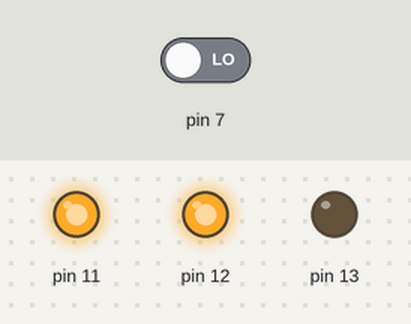
A sketch run on a simulated Arduino Uno, built with avr-gcc and run on an emulated ATmega328P. On the bench: output pins drawn as LEDs (lit = HIGH). The test bench sets the inputs (shaded band); at power-on: pin 7 LOW.

Above: at 1.2 s.
1.3 s: pin 7 driven HIGH
At 2.5 s:
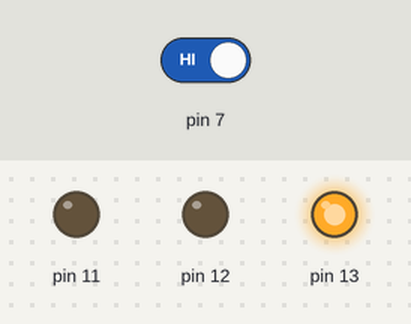
2.8 s: pin 7 driven LOW
At 3.9 s:
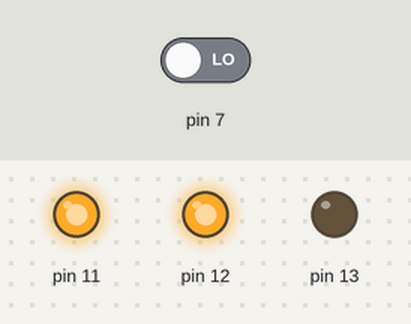
Timing chart, 0 to 5.8 s (numbered marks = the images above; inputs shaded):
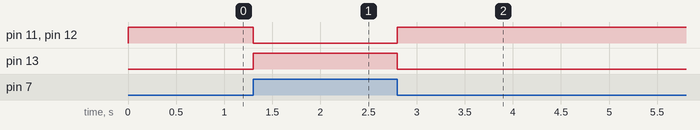

The sketch:

sketch_jul12c.ino
```cpp
void setup()
{
  pinMode(7, INPUT);
  pinMode(13, OUTPUT);
  pinMode(12, OUTPUT);
  pinMode(11, OUTPUT);

}


void loop()
{

  int val = digitalRead(7);

  digitalWrite(13, val);
  digitalWrite(12, !val);
  digitalWrite(11, !val);

}
```

Measured:
- after the input at 1.3 s, pin 11, pin 12: HIGH → LOW at once; pin 13: LOW → HIGH at once
- after the input at 2.8 s, pin 11, pin 12: LOW → HIGH at once; pin 13: HIGH → LOW at once
